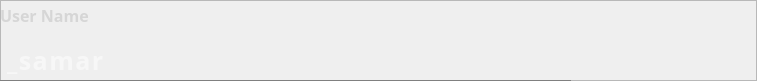
          <widget class="QFrame" name="UN">
           <property name="geometry">
            <rect>
             <x>10</x>
             <y>40</y>
             <width>757</width>
             <height>81</height>
            </rect>
           </property>
           <property name="frameShape">
            <enum>QFrame::StyledPanel</enum>
           </property>
           <property name="frameShadow">
            <enum>QFrame::Raised</enum>
           </property>
           <widget class="QLabel" name="usernameLabel">
            <property name="geometry">
             <rect>
              <x>0</x>
              <y>0</y>
              <width>391</width>
              <height>31</height>
             </rect>
            </property>
            <property name="palette">
             <palette>
              <active>
               <colorrole role="WindowText">
                <brush brushstyle="SolidPattern">
                 <color alpha="255">
                  <red>214</red>
                  <green>214</green>
                  <blue>214</blue>
                 </color>
                </brush>
               </colorrole>
               <colorrole role="Text">
                <brush brushstyle="SolidPattern">
                 <color alpha="255">
                  <red>255</red>
                  <green>255</green>
                  <blue>255</blue>
                 </color>
                </brush>
               </colorrole>
               <colorrole role="ButtonText">
                <brush brushstyle="SolidPattern">
                 <color alpha="255">
                  <red>255</red>
                  <green>255</green>
                  <blue>255</blue>
                 </color>
                </brush>
               </colorrole>
               <colorrole role="PlaceholderText">
                <brush brushstyle="SolidPattern">
                 <color alpha="128">
                  <red>255</red>
                  <green>255</green>
                  <blue>255</blue>
                 </color>
                </brush>
               </colorrole>
              </active>
              <inactive>
               <colorrole role="WindowText">
                <brush brushstyle="SolidPattern">
                 <color alpha="255">
                  <red>214</red>
                  <green>214</green>
                  <blue>214</blue>
                 </color>
                </brush>
               </colorrole>
               <colorrole role="Text">
                <brush brushstyle="SolidPattern">
                 <color alpha="255">
                  <red>255</red>
                  <green>255</green>
                  <blue>255</blue>
                 </color>
                </brush>
               </colorrole>
               <colorrole role="ButtonText">
                <brush brushstyle="SolidPattern">
                 <color alpha="255">
                  <red>255</red>
                  <green>255</green>
                  <blue>255</blue>
                 </color>
                </brush>
               </colorrole>
               <colorrole role="PlaceholderText">
                <brush brushstyle="SolidPattern">
                 <color alpha="128">
                  <red>255</red>
                  <green>255</green>
                  <blue>255</blue>
                 </color>
                </brush>
               </colorrole>
              </inactive>
              <disabled>
               <colorrole role="WindowText">
                <brush brushstyle="SolidPattern">
                 <color alpha="255">
                  <red>120</red>
                  <green>120</green>
                  <blue>120</blue>
                 </color>
                </brush>
               </colorrole>
               <colorrole role="Text">
                <brush brushstyle="SolidPattern">
                 <color alpha="255">
                  <red>120</red>
                  <green>120</green>
                  <blue>120</blue>
                 </color>
                </brush>
               </colorrole>
               <colorrole role="ButtonText">
                <brush brushstyle="SolidPattern">
                 <color alpha="255">
                  <red>120</red>
                  <green>120</green>
                  <blue>120</blue>
                 </color>
                </brush>
               </colorrole>
               <colorrole role="PlaceholderText">
                <brush brushstyle="SolidPattern">
                 <color alpha="128">
                  <red>0</red>
                  <green>0</green>
                  <blue>0</blue>
                 </color>
                </brush>
               </colorrole>
              </disabled>
             </palette>
            </property>
            <property name="font">
             <font>
              <family>Microsoft YaHei</family>
              <pointsize>12</pointsize>
              <weight>75</weight>
              <italic>false</italic>
              <bold>true</bold>
             </font>
            </property>
            <property name="styleSheet">
             <string notr="true">border-bottom: 1px solid white;</string>
            </property>
            <property name="text">
             <string>User Name</string>
            </property>
           </widget>
           <widget class="QLineEdit" name="username">
            <property name="geometry">
             <rect>
              <x>0</x>
              <y>40</y>
              <width>571</width>
              <height>41</height>
             </rect>
            </property>
            <property name="minimumSize">
             <size>
              <width>0</width>
              <height>0</height>
             </size>
            </property>
            <property name="maximumSize">
             <size>
              <width>16777215</width>
              <height>16777215</height>
             </size>
            </property>
            <property name="palette">
             <palette>
              <active>
               <colorrole role="WindowText">
                <brush brushstyle="SolidPattern">
                 <color alpha="255">
                  <red>255</red>
                  <green>255</green>
                  <blue>255</blue>
                 </color>
                </brush>
               </colorrole>
               <colorrole role="Button">
                <brush brushstyle="SolidPattern">
                 <color alpha="0">
                  <red>0</red>
                  <green>0</green>
                  <blue>0</blue>
                 </color>
                </brush>
               </colorrole>
               <colorrole role="Text">
                <brush brushstyle="SolidPattern">
                 <color alpha="255">
                  <red>255</red>
                  <green>255</green>
                  <blue>255</blue>
                 </color>
                </brush>
               </colorrole>
               <colorrole role="ButtonText">
                <brush brushstyle="SolidPattern">
                 <color alpha="255">
                  <red>255</red>
                  <green>255</green>
                  <blue>255</blue>
                 </color>
                </brush>
               </colorrole>
               <colorrole role="Base">
                <brush brushstyle="SolidPattern">
                 <color alpha="0">
                  <red>0</red>
                  <green>0</green>
                  <blue>0</blue>
                 </color>
                </brush>
               </colorrole>
               <colorrole role="Window">
                <brush brushstyle="SolidPattern">
                 <color alpha="0">
                  <red>0</red>
                  <green>0</green>
                  <blue>0</blue>
                 </color>
                </brush>
               </colorrole>
               <colorrole role="PlaceholderText">
                <brush brushstyle="NoBrush">
                 <color alpha="128">
                  <red>255</red>
                  <green>255</green>
                  <blue>255</blue>
                 </color>
                </brush>
               </colorrole>
              </active>
              <inactive>
               <colorrole role="WindowText">
                <brush brushstyle="SolidPattern">
                 <color alpha="255">
                  <red>255</red>
                  <green>255</green>
                  <blue>255</blue>
                 </color>
                </brush>
               </colorrole>
               <colorrole role="Button">
                <brush brushstyle="SolidPattern">
                 <color alpha="0">
                  <red>0</red>
                  <green>0</green>
                  <blue>0</blue>
                 </color>
                </brush>
               </colorrole>
               <colorrole role="Text">
                <brush brushstyle="SolidPattern">
                 <color alpha="255">
                  <red>255</red>
                  <green>255</green>
                  <blue>255</blue>
                 </color>
                </brush>
               </colorrole>
               <colorrole role="ButtonText">
                <brush brushstyle="SolidPattern">
                 <color alpha="255">
                  <red>255</red>
                  <green>255</green>
                  <blue>255</blue>
                 </color>
                </brush>
               </colorrole>
               <colorrole role="Base">
                <brush brushstyle="SolidPattern">
                 <color alpha="0">
                  <red>0</red>
                  <green>0</green>
                  <blue>0</blue>
                 </color>
                </brush>
               </colorrole>
               <colorrole role="Window">
                <brush brushstyle="SolidPattern">
                 <color alpha="0">
                  <red>0</red>
                  <green>0</green>
                  <blue>0</blue>
                 </color>
                </brush>
               </colorrole>
               <colorrole role="PlaceholderText">
                <brush brushstyle="NoBrush">
                 <color alpha="128">
                  <red>255</red>
                  <green>255</green>
                  <blue>255</blue>
                 </color>
                </brush>
               </colorrole>
              </inactive>
              <disabled>
               <colorrole role="WindowText">
                <brush brushstyle="SolidPattern">
                 <color alpha="255">
                  <red>255</red>
                  <green>255</green>
                  <blue>255</blue>
                 </color>
                </brush>
               </colorrole>
               <colorrole role="Button">
                <brush brushstyle="SolidPattern">
                 <color alpha="0">
                  <red>0</red>
                  <green>0</green>
                  <blue>0</blue>
                 </color>
                </brush>
               </colorrole>
               <colorrole role="Text">
                <brush brushstyle="SolidPattern">
                 <color alpha="255">
                  <red>255</red>
                  <green>255</green>
                  <blue>255</blue>
                 </color>
                </brush>
               </colorrole>
               <colorrole role="ButtonText">
                <brush brushstyle="SolidPattern">
                 <color alpha="255">
                  <red>255</red>
                  <green>255</green>
                  <blue>255</blue>
                 </color>
                </brush>
               </colorrole>
               <colorrole role="Base">
                <brush brushstyle="SolidPattern">
                 <color alpha="0">
                  <red>0</red>
                  <green>0</green>
                  <blue>0</blue>
                 </color>
                </brush>
               </colorrole>
               <colorrole role="Window">
                <brush brushstyle="SolidPattern">
                 <color alpha="0">
                  <red>0</red>
                  <green>0</green>
                  <blue>0</blue>
                 </color>
                </brush>
               </colorrole>
               <colorrole role="PlaceholderText">
                <brush brushstyle="NoBrush">
                 <color alpha="128">
                  <red>255</red>
                  <green>255</green>
                  <blue>255</blue>
                 </color>
                </brush>
               </colorrole>
              </disabled>
             </palette>
            </property>
            <property name="font">
             <font>
              <family>Microsoft YaHei</family>
              <pointsize>-1</pointsize>
              <weight>75</weight>
              <bold>true</bold>
             </font>
            </property>
            <property name="styleSheet">
             <string notr="true">font-size: 25px;
letter-spacing: 1.5px;
background: transparent;
border:none;
border-bottom: 1px solid grey;
padding: 5px;
color: white;</string>
            </property>
            <property name="placeholderText">
             <string>_samar</string>
            </property>
            <property name="clearButtonEnabled">
             <bool>true</bool>
            </property>
           </widget>
           <widget class="QPushButton" name="editUserNameButton">
            <property name="geometry">
             <rect>
              <x>572</x>
              <y>37</y>
              <width>51</width>
              <height>41</height>
             </rect>
            </property>
            <property name="text">
             <string/>
            </property>
            <property name="icon">
             <iconset>
              <normaloff>pencil.png</normaloff>pencil.png</iconset>
            </property>
            <property name="iconSize">
             <size>
              <width>20</width>
              <height>20</height>
             </size>
            </property>
            <property name="flat">
             <bool>true</bool>
            </property>
           </widget>
          </widget>
